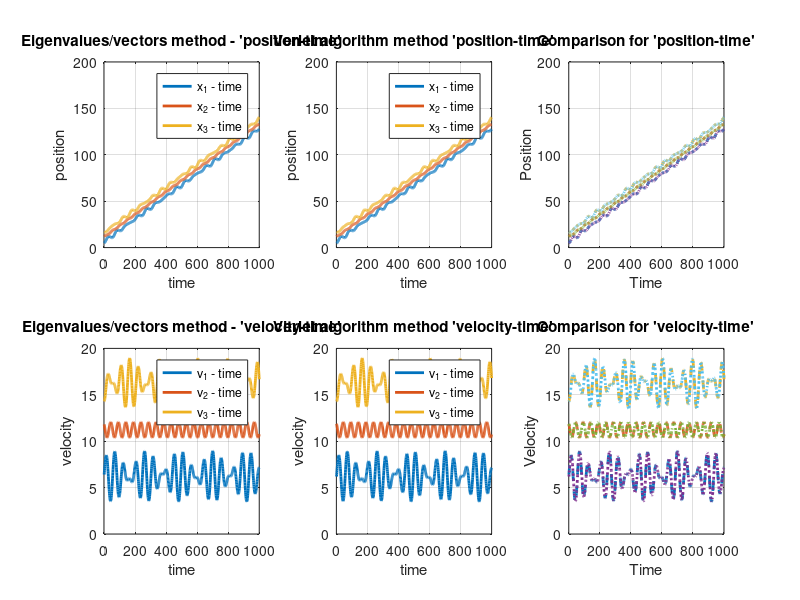

The MATLAB source for this figure:
clc;
clear;
clear all;
dt = 0.1;
A = 1000;
x = zeros(3,A);
v = zeros(3,A);
a = zeros(3,A);

xmin=-2; xmax=2;
vmin=-2; vmax=2;
random_displacements = xmin + rand(1,3)*(xmax-xmin);
random_velocities = vmin + rand(1,3)*(vmax-vmin);

x(1,1) = random_displacements(1);
x(2,1) = random_displacements(2);
x(3,1) = random_displacements(3);

v(1,1) = random_velocities(1);
v(2,1) = random_velocities(2);
v(3,1) = random_velocities(3);

disp("These are the initial positions:")
disp(random_displacements)
disp("These are the initial velocities:")
disp(random_velocities)


m = 1;
k = 1;

k1 = k;
k2 = k;
m1 = m;
m2 = 3*m;
m3 = m;

%Analytical Solution using eigenvalues and eigenvectors
sm = sqrt([m1 m2 m3]');

Dynamic_Matrix = [
k1/sqrt(m1*m1) -k1/sqrt(m1*m2) 0
-k1/sqrt(m2*m1) (k1+k2)/sqrt(m2*m2) -k2/sqrt(m2*m3)
0 -k2/sqrt(m3*m2) k2/sqrt(m3*m3)
];

[V,D] = eig(Dynamic_Matrix);

w = sqrt(diag(D));
c_1 = V'*(sm.*x(:,1));
c_2 = (V'*(sm.*v(:,1)))./w;

xc = (V*(c_1.*(cos(w*(1:A)*dt)) + c_2.*(sin(w*(1:A)*dt))))./sm;
sc = (V*(c_1.*w.*(-sin(w*(1:A)*dt)) + c_2.*w.*(cos(w*(1:A)*dt))))./sm;

subplot(2,3,1);
plot(xc'+repelem(5*(1:3),A,1),'LineWidth',2);
legend("x_1 - time","x_2 - time","x_3 - time");
xlabel('time');
ylabel('position');
grid on;
title("Eigenvalues/vectors method - 'position-time'");

subplot(2,3,4);
plot(sc'+repelem(5*(1:3),A,1),'LineWidth',2);
legend("v_1 - time","v_2 - time","v_3 - time");
xlabel('time');
ylabel('velocity');
grid on;
title("Eigenvalues/vectors method - 'velocity-time'");


%Solution with Verlet algorithm
M = [
-k1/m1 k1/m1 0
k1/m2 -(k1+k2)/m2 k2/m2
0 k2/m3 -k2/m3
];

for t = 1 : A - 1
    a(:,t) = M*x(:,t);
    x(:,t+1) = x(:,t) + v(:,t)*dt + a(:,t)*dt^2/2;
    a(:,t+1) = M*x(:,t+1);
    v(:,t+1) = v(:,t) + (a(:,t) + a(:,t+1))/2*dt;
end

subplot(2,3,2)
plot(x'+repelem(5*(1:3),A,1),'LineWidth',2);
legend("x_1 - time","x_2 - time","x_3 - time");
xlabel('time');
ylabel('position');
grid on;
title("Verlet algorithm method 'position-time'");

subplot(2,3,5)
plot(v'+repelem(5*(1:3),A,1),'LineWidth',2);
legend("v_1 - time","v_2 - time","v_3 - time");
xlabel('time');
ylabel('velocity');
grid on;
title("Verlet algorithm method 'velocity-time'");

%Comparison
subplot(2,3,3)
plot(xc'+repelem(5*(1:3),A,1),"--",'LineWidth',2);
hold on;
plot(x'+repelem(5*(1:3),A,1),":",'LineWidth',2);
title("Comparison for 'position-time'")
xlabel('Time');
ylabel('Position');
grid on;

subplot(2,3,6)
plot(sc'+repelem(5*(1:3),A,1),"--",'LineWidth',2);
hold on;
plot(v'+repelem(5*(1:3),A,1),":",'LineWidth',2);
title("Comparison for 'velocity-time'")
xlabel('Time');
ylabel('Velocity');
grid on;